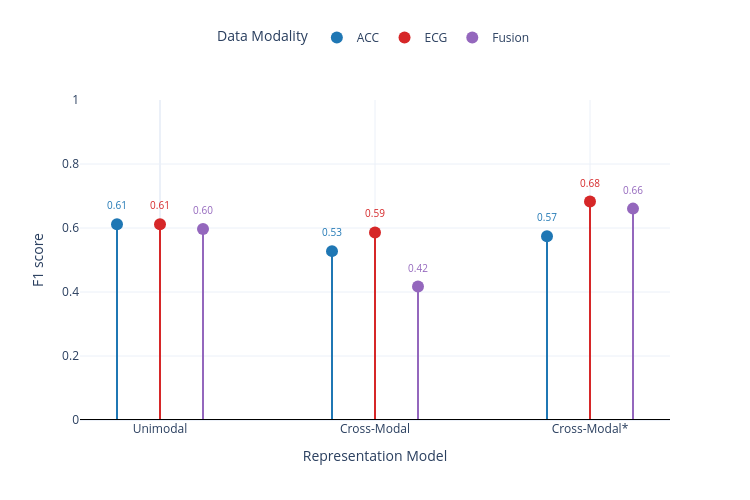

Here is the notebook cell this chart was saved with:
### Code cell
import plotly.graph_objects as go
import numpy as np

# Filter and sort your data
df = aggregated_results[(aggregated_results["lr"]=="0.005") & (aggregated_results["train_size"]==100)].sort_values(by="modality")


models_order = [
    "unimodal",
    "multimodal",
    "multimodal_initialized_encoders",
    #"multimodal_FL",
    #"multimodal_initialized_encoders_FL"
]

models_dict = {
    "unimodal": "Unimodal",
    "multimodal": "Cross-Modal",
    "multimodal_initialized_encoders": "Cross-modal init",
    #"multimodal_FL": "Cross-Modal Feature",
    #"multimodal_initialized_encoders_FL": "Cross-Modal Feature init"
}

modalities_dict = {'ACC': 'ACC', 'ECG': 'ECG', 'ECG_ACC': 'Fusion', 'Baseline': 'Baseline'}
color_dict = {"ECG": "#D62728", "ACC": "#1F77B4", "ECG_ACC": "#9467BD"}

metric = "F1_score"
jitter_strength = 0.2
model_to_x = {model: i for i, model in enumerate(models_order)}

fig = go.Figure()

np.random.seed(42)  # for reproducible jitter
jitter_modality = {"ACC":-jitter_strength, "ECG":0, "ECG_ACC":jitter_strength}
for modality in df['modality'].unique():
    sub_df = df[df['modality'] == modality]
    
    # Ensure models are in the correct order
    sub_df = sub_df.set_index('experiment_description_short').reindex(models_order).reset_index()
    
    x_vals_base = np.array([model_to_x[m] for m in sub_df['experiment_description_short']])
    jitter =jitter_modality[modality]#np.random.uniform(-jitter_strength, jitter_strength, size=len(x_vals_base))
    x_vals_jittered = x_vals_base + jitter
    
    y_vals = sub_df[f'{metric}_mean'].values
    
    # Draw sticks (lines) with jittered x positions
    for x_jit, y in zip(x_vals_jittered, y_vals):
        fig.add_trace(go.Scatter(
            x=[x_jit, x_jit],
            y=[0, y],
            mode='lines',
            line=dict(color=color_dict.get(modality, 'gray'), width=2),
            showlegend=False,
            hoverinfo='skip'
        ))
        
    # Draw markers on top of sticks
    fig.add_trace(go.Scatter(
        x=x_vals_jittered,
        y=y_vals,
        mode='markers',
        marker=dict(color=color_dict.get(modality, 'gray'), size=12),
        name=modalities_dict.get(modality, modality),
        legendgroup=modalities_dict.get(modality, modality),
        hovertemplate=(
            'Modality: '+modalities_dict.get(modality, modality)+'<br>'+
            'Model: %{x:.2f}<br>'+
            f'{metric}: %{y:.3f}<extra></extra>'
        )
    ))
    
    # Add labels (text) above markers
    fig.add_trace(go.Scatter(
        x=x_vals_jittered,
        y=y_vals + 0.07,  # slightly above marker
        mode='text',
        text=[f"{v:.2f}" for v in y_vals],
        textposition="bottom center",
        showlegend=False,
        hoverinfo='skip',
        textfont=dict(size=10, color=color_dict.get(modality, 'gray'))
    ))


# Customize axes
fig.update_xaxes(
    tickmode='array',
    tickvals=list(model_to_x.values()),
    ticktext=[models_dict[m] for m in models_order],
    title_text="Representation Model"
)

fig.update_yaxes(
    range=[0, 1],
    title_text=f"{metric} Mean"
)

# Add baseline horizontal line at zero
fig.add_hline(y=0, line_dash="solid", line_color='black')
"""
# Add your baseline line from task_baselines
fig.add_hline(
    y=task_baselines["most_frequent"],
    line_dash="dash",
    line_color='gray',
    annotation_text="Most Frequent Baseline",
    annotation_position="bottom right"
)"""

# Layout settings
fig.update_layout(
    template="plotly_white",
    legend_title_text="Data Modality",
    yaxis_title="F1 score",
    height=500,
    width=750,
    legend=dict(
        orientation="h",
        yanchor="bottom",
        y=1.15,
        xanchor="center",
        x=0.5,
        bgcolor="rgba(0,0,0,0)",
        borderwidth=0
    ),
    title=""
)

fig.update_xaxes(
    tickmode='array',
    tickvals=[0,1,2,3,4],
    ticktext=["Unimodal", "Cross-Modal", "Cross-Modal*",  "Cross-Modal<sub>feature</sub>", "Cross-Modal*<sub>feature</sub>"]
    #ticktext=["Unimodal", "Cross-Modal", "Cross-Modal*<sub>init</sub>",  "Cross-Modal<sup>feature</sup>", "Cross-Modal<sup>feature</sup><sub>init</sub>"]
    
)

fig.show()

### Figure 1 — Plotly figure (JSON) as saved in the notebook; plotly's stock layout.template omitted (floating-point values rounded to 4 significant figures)
{"data": [{"hoverinfo": "skip", "line": {"color": "#1F77B4", "width": 2}, "mode": "lines", "showlegend": false, "type": "scatter", "x": [-0.2, -0.2], "y": [0, 0.6119]}, {"hoverinfo": "skip", "line": {"color": "#1F77B4", "width": 2}, "mode": "lines", "showlegend": false, "type": "scatter", "x": [0.8, 0.8], "y": [0, 0.5277]}, {"hoverinfo": "skip", "line": {"color": "#1F77B4", "width": 2}, "mode": "lines", "showlegend": false, "type": "scatter", "x": [1.8, 1.8], "y": [0, 0.5745]}, {"hovertemplate": "Modality: ACC<br>Model: %{x:.2f}<br>F1_score: %0.574<extra></extra>", "legendgroup": "ACC", "marker": {"color": "#1F77B4", "size": 12}, "mode": "markers", "name": "ACC", "type": "scatter", "x": [-0.2, 0.8, 1.8], "y": [0.6119, 0.5277, 0.5745]}, {"hoverinfo": "skip", "mode": "text", "showlegend": false, "text": ["0.61", "0.53", "0.57"], "textfont": {"color": "#1F77B4", "size": 10}, "textposition": "bottom center", "type": "scatter", "x": [-0.2, 0.8, 1.8], "y": [0.6819, 0.5977, 0.6445]}, {"hoverinfo": "skip", "line": {"color": "#D62728", "width": 2}, "mode": "lines", "showlegend": false, "type": "scatter", "x": [0, 0], "y": [0, 0.6114]}, {"hoverinfo": "skip", "line": {"color": "#D62728", "width": 2}, "mode": "lines", "showlegend": false, "type": "scatter", "x": [1, 1], "y": [0, 0.5863]}, {"hoverinfo": "skip", "line": {"color": "#D62728", "width": 2}, "mode": "lines", "showlegend": false, "type": "scatter", "x": [2, 2], "y": [0, 0.683]}, {"hovertemplate": "Modality: ECG<br>Model: %{x:.2f}<br>F1_score: %0.683<extra></extra>", "legendgroup": "ECG", "marker": {"color": "#D62728", "size": 12}, "mode": "markers", "name": "ECG", "type": "scatter", "x": [0, 1, 2], "y": [0.6114, 0.5863, 0.683]}, {"hoverinfo": "skip", "mode": "text", "showlegend": false, "text": ["0.61", "0.59", "0.68"], "textfont": {"color": "#D62728", "size": 10}, "textposition": "bottom center", "type": "scatter", "x": [0, 1, 2], "y": [0.6814, 0.6563, 0.753]}, {"hoverinfo": "skip", "line": {"color": "#9467BD", "width": 2}, "mode": "lines", "showlegend": false, "type": "scatter", "x": [0.2, 0.2], "y": [0, 0.5971]}, {"hoverinfo": "skip", "line": {"color": "#9467BD", "width": 2}, "mode": "lines", "showlegend": false, "type": "scatter", "x": [1.2, 1.2], "y": [0, 0.417]}, {"hoverinfo": "skip", "line": {"color": "#9467BD", "width": 2}, "mode": "lines", "showlegend": false, "type": "scatter", "x": [2.2, 2.2], "y": [0, 0.6606]}, {"hovertemplate": "Modality: Fusion<br>Model: %{x:.2f}<br>F1_score: %0.661<extra></extra>", "legendgroup": "Fusion", "marker": {"color": "#9467BD", "size": 12}, "mode": "markers", "name": "Fusion", "type": "scatter", "x": [0.2, 1.2, 2.2], "y": [0.5971, 0.417, 0.6606]}, {"hoverinfo": "skip", "mode": "text", "showlegend": false, "text": ["0.60", "0.42", "0.66"], "textfont": {"color": "#9467BD", "size": 10}, "textposition": "bottom center", "type": "scatter", "x": [0.2, 1.2, 2.2], "y": [0.6671, 0.487, 0.7306]}], "layout": {"height": 500, "legend": {"bgcolor": "rgba(0,0,0,0)", "borderwidth": 0, "orientation": "h", "title": {"text": "Data Modality"}, "x": 0.5, "xanchor": "center", "y": 1.15, "yanchor": "bottom"}, "shapes": [{"line": {"color": "black", "dash": "solid"}, "type": "line", "x0": 0, "x1": 1, "xref": "x domain", "y0": 0, "y1": 0, "yref": "y"}], "title": {"text": ""}, "width": 750, "xaxis": {"tickmode": "array", "ticktext": ["Unimodal", "Cross-Modal", "Cross-Modal*", "Cross-Modal<sub>feature</sub>", "Cross-Modal*<sub>feature</sub>"], "tickvals": [0, 1, 2, 3, 4], "title": {"text": "Representation Model"}}, "yaxis": {"range": [0, 1], "title": {"text": "F1 score"}}}}
